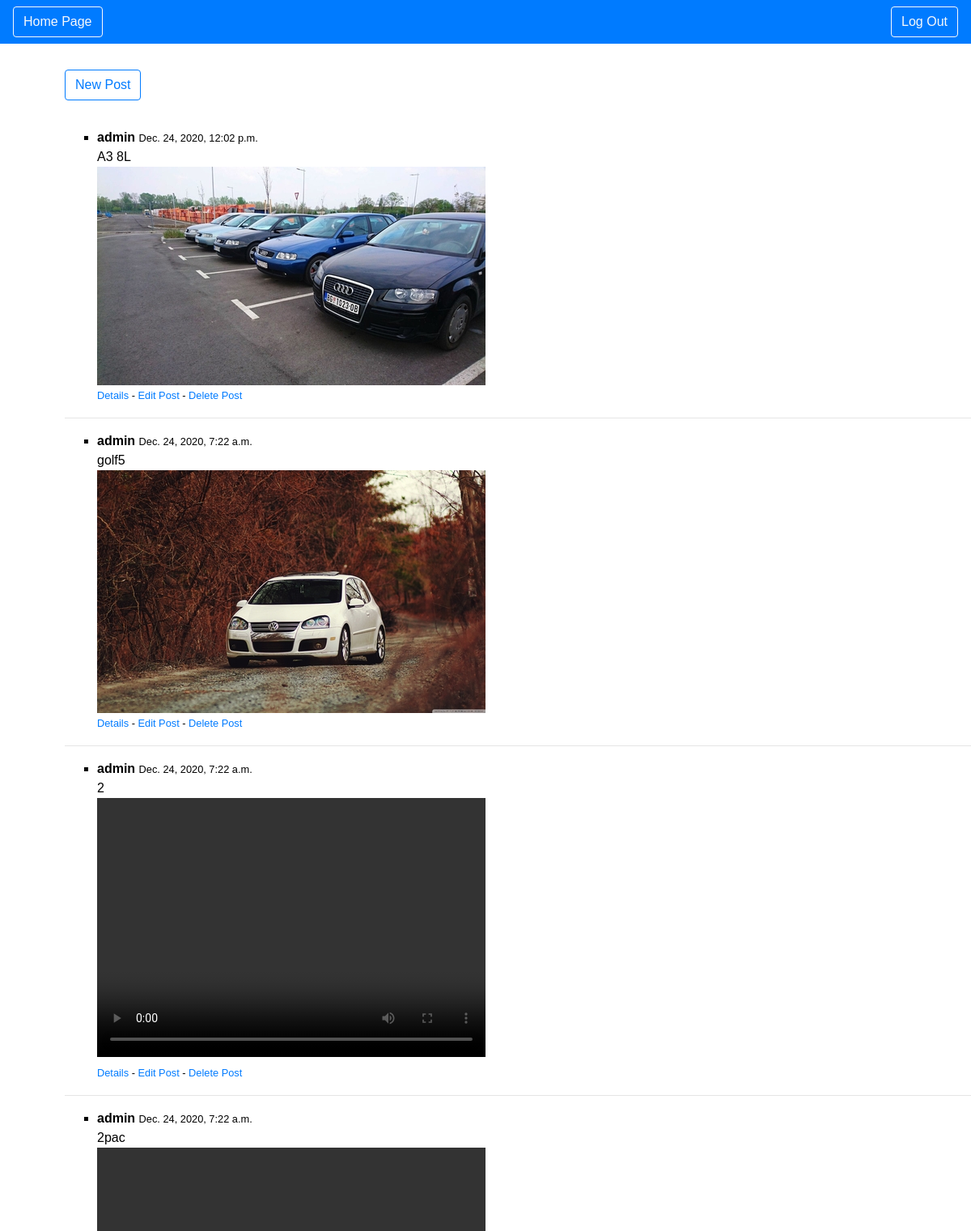
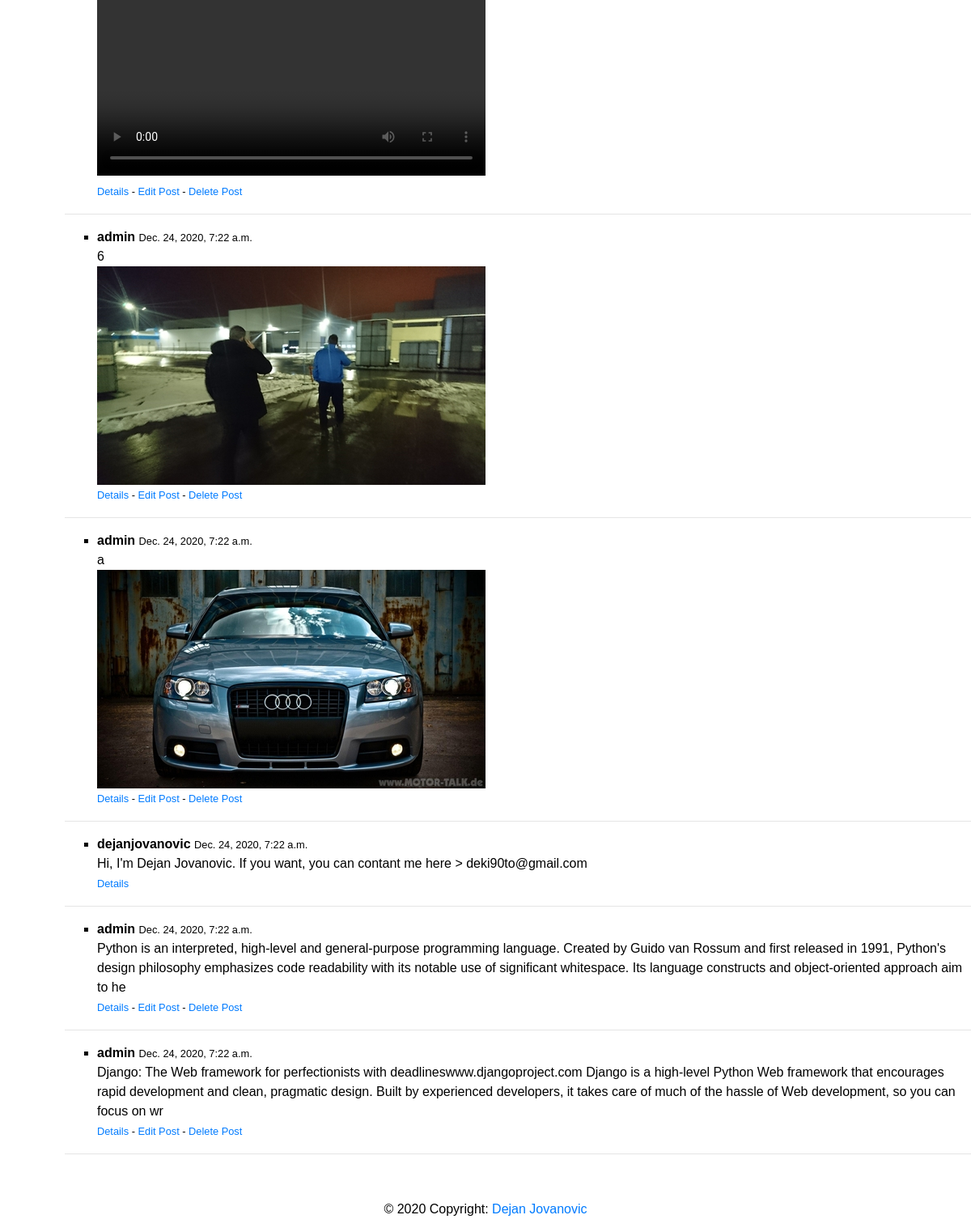
The app's page / (signed in) with its own data (2 pictures, top to bottom).
### test_app/models.py (models this page shows, shortened)
class Post(models.Model):
	author = models.ForeignKey(User, on_delete=models.CASCADE)
	body = models.TextField()
	image = ResizedImageField(size=[480, 320], quality=100, upload_to='pictures', null=True, blank=True)
	video = models.FileField(upload_to='videos', null=True, blank=True)
	date = models.DateTimeField(default=datetime.now)

### test_app/views.py (the view)
# urls.py: path('', home.as_view(), name = 'home'),
class home(ListView):
	model = Post
	template_name = 'home.html'
	ordering = ['-id']

### test_app/templates/home.html
{% extends 'base.html' %}
{% block body %}
{% if user.is_authenticated %}
<ul>
<br>
    <h1><a class="btn btn-outline-primary" href="{% url 'add' %}"> New Post </a></h1>
<br>
{% for post in object_list %}
    <ul>
    <li><b>{{ post.author }}</b> <small>{{ post.date }}</small></li>
        {{ post.body|slice:"300"|safe }}
    {% if post.image %}
        <br>
        <img src="{{ post.image.url }}">
    {% endif %}
    {% if post.video %}
        <br>
        <video width='480' height= '320' id="intro" type="video/mp4" controls preload>
        <source src="{{ post.video.url }}" type="video/mp4">
        </video>
    {% endif %}
        <br>
    <small>
       <a href="{% url 'details' post.pk %}"> Details </a>
    {% if request.user == post.author %}
        - <a href="{% url 'update' post.pk %}"> Edit Post </a> -
        <a href="{% url 'delete' post.pk %}"> Delete Post </a>
    {% endif %}
    </small>
    </ul>
    <hr>
{% endfor %}
</ul>
{% endif %}
{% endblock %}

### records on screen
Post: author "admin", date "Dec. 24, 2020, 12:02 p.m.", body "A3 8L", image (picture), shows "Edit Post"
Post: author "admin", date "Dec. 24, 2020, 7:22 a.m.", body "golf5", image (picture), shows "Edit Post"
Post: author "admin", date "Dec. 24, 2020, 7:22 a.m.", body "2", shows "Edit Post"
Post: author "admin", date "Dec. 24, 2020, 7:22 a.m.", body "2pac", shows "Edit Post"
Post: author "admin", date "Dec. 24, 2020, 7:22 a.m.", body "6", image (picture), shows "Edit Post"
Post: author "admin", date "Dec. 24, 2020, 7:22 a.m.", body "a", image (picture), shows "Edit Post"
Post: author "dejanjovanovic", date "Dec. 24, 2020, 7:22 a.m.", body "Hi, I'm Dejan Jovanovic. If you want, you can contant me here > deki90to@gmail.com"
Post: author "admin", date "Dec. 24, 2020, 7:22 a.m.", body "Python is an interpreted, high-level and general-purpose programming language. Created by Guido van Rossum and first released in 1991, Python's design philosophy emphasizes code readability with its notable use of significant whitespace. Its language constructs and object-oriented approach aim to he", shows "Edit Post"
Post: author "admin", date "Dec. 24, 2020, 7:22 a.m.", body "Django: The Web framework for perfectionists with deadlineswww.djangoproject.com Django is a high-level Python Web framework that encourages rapid development and clean, pragmatic design. Built by experienced developers, it takes care of much of the hassle of Web development, so you can focus on wr", shows "Edit Post"
